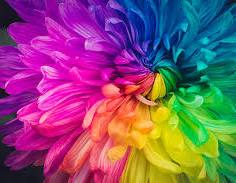
#> input picture RI/RI/TP4/LSI/Vision/TP1/exo2/img2.png, 236 x 183 px
$ python tp1_color.py
#> lines starting #> are read from the running program, lines starting #| are printed output that depends on the picture
import cv2
import numpy as np
img =cv2.imread('img2.png',cv2.IMREAD_COLOR)
#> img is the input picture: shape (183, 236, 3); mean B, G, R 112.7, 82.2, 131.6
h,w,c=img.shape
#> h = 183; w = 236; c = 3
imgRes=np.zeros(img.shape,np.uint16)
imgRes[:]=img[:]*256 #normalisation
# cv2.resize()
imgRes2=img[0:150,0:200,:]
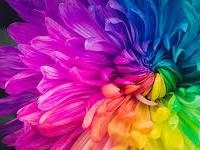
#> imgRes2: shape (150, 200, 3); mean B, G, R 128, 65.8, 146

if img is None:
    print('image vide')
else:
    print('image chargee')

for y in range (h):
    for x in range (w):
        imgRes[y,x]= 255 - img[y,x]
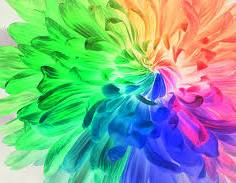
#> imgRes: shape (183, 236, 3) uint16; mean B, G, R 142.3, 172.8, 123.4

cv2.imwrite('img2.png',imgRes)
cv2.imshow('image 1',img)
cv2.imshow('image 2',imgRes2)
cv2.waitKey(0)
cv2.destroyAllWindows()


#si on divise img/255 makes it float -->try debugging
#try dividion /1

#img was uint8 division /1 -->float64 valeurse entre 0 et 1
#ex it was 128/1=128>1 so its considered 1 --> blanc only noir thats 0 stays

#si imRes tyoe is uint16 we affect img to it les valeurs ex 255 is too small so they look black
#-->normaliser -->


#imgRes=np.zeros(img.shape,np.uint16)
#imgRes[:]=img[:]*256   si quoi ca and why is it out of bounds
#if imgRes directit creates a new image
